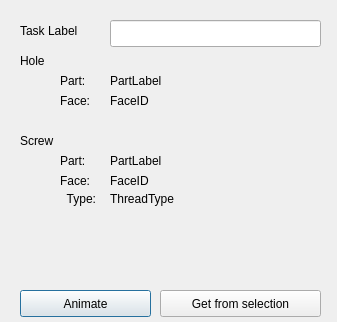
<?xml version="1.0" encoding="UTF-8"?>
<ui version="4.0">
 <class>Dialog</class>
 <widget class="QDialog" name="Dialog">
  <property name="geometry">
   <rect>
    <x>0</x>
    <y>0</y>
    <width>337</width>
    <height>322</height>
   </rect>
  </property>
  <property name="minimumSize">
   <size>
    <width>337</width>
    <height>322</height>
   </size>
  </property>
  <property name="windowTitle">
   <string>Dialog</string>
  </property>
  <widget class="QLabel" name="HoleLabel">
   <property name="geometry">
    <rect>
     <x>20</x>
     <y>50</y>
     <width>31</width>
     <height>21</height>
    </rect>
   </property>
   <property name="text">
    <string>Hole</string>
   </property>
  </widget>
  <widget class="QLabel" name="PegPartLabel">
   <property name="geometry">
    <rect>
     <x>60</x>
     <y>150</y>
     <width>41</width>
     <height>21</height>
    </rect>
   </property>
   <property name="text">
    <string>Part:</string>
   </property>
  </widget>
  <widget class="QLabel" name="PegFaceLabel">
   <property name="geometry">
    <rect>
     <x>60</x>
     <y>170</y>
     <width>41</width>
     <height>21</height>
    </rect>
   </property>
   <property name="text">
    <string>Face:</string>
   </property>
  </widget>
  <widget class="QLabel" name="PegFaceIDField">
   <property name="geometry">
    <rect>
     <x>110</x>
     <y>170</y>
     <width>231</width>
     <height>21</height>
    </rect>
   </property>
   <property name="text">
    <string>FaceID</string>
   </property>
  </widget>
  <widget class="QLabel" name="TaskLabel">
   <property name="geometry">
    <rect>
     <x>20</x>
     <y>20</y>
     <width>71</width>
     <height>21</height>
    </rect>
   </property>
   <property name="text">
    <string>Task Label</string>
   </property>
  </widget>
  <widget class="QLineEdit" name="TaskLabelField">
   <property name="geometry">
    <rect>
     <x>110</x>
     <y>20</y>
     <width>211</width>
     <height>27</height>
    </rect>
   </property>
   <property name="minimumSize">
    <size>
     <width>0</width>
     <height>0</height>
    </size>
   </property>
  </widget>
  <widget class="QPushButton" name="AnimateButton">
   <property name="geometry">
    <rect>
     <x>20</x>
     <y>290</y>
     <width>131</width>
     <height>27</height>
    </rect>
   </property>
   <property name="text">
    <string>Animate</string>
   </property>
  </widget>
  <widget class="QPushButton" name="SelectButton">
   <property name="geometry">
    <rect>
     <x>160</x>
     <y>290</y>
     <width>161</width>
     <height>27</height>
    </rect>
   </property>
   <property name="text">
    <string>Get from selection</string>
   </property>
  </widget>
  <widget class="QLabel" name="HoleFaceIDField">
   <property name="geometry">
    <rect>
     <x>110</x>
     <y>90</y>
     <width>231</width>
     <height>21</height>
    </rect>
   </property>
   <property name="text">
    <string>FaceID</string>
   </property>
  </widget>
  <widget class="QLabel" name="HolePartLabel">
   <property name="geometry">
    <rect>
     <x>60</x>
     <y>70</y>
     <width>41</width>
     <height>21</height>
    </rect>
   </property>
   <property name="text">
    <string>Part:</string>
   </property>
  </widget>
  <widget class="QLabel" name="HoleFaceLabel">
   <property name="geometry">
    <rect>
     <x>60</x>
     <y>90</y>
     <width>41</width>
     <height>21</height>
    </rect>
   </property>
   <property name="text">
    <string>Face:</string>
   </property>
  </widget>
  <widget class="QLabel" name="PegLabel">
   <property name="geometry">
    <rect>
     <x>20</x>
     <y>130</y>
     <width>41</width>
     <height>21</height>
    </rect>
   </property>
   <property name="text">
    <string>Screw</string>
   </property>
  </widget>
  <widget class="QLabel" name="HolePartField">
   <property name="geometry">
    <rect>
     <x>110</x>
     <y>70</y>
     <width>231</width>
     <height>21</height>
    </rect>
   </property>
   <property name="text">
    <string>PartLabel</string>
   </property>
  </widget>
  <widget class="QLabel" name="PegPartField">
   <property name="geometry">
    <rect>
     <x>110</x>
     <y>150</y>
     <width>231</width>
     <height>21</height>
    </rect>
   </property>
   <property name="text">
    <string>PartLabel</string>
   </property>
  </widget>
  <widget class="QLabel" name="ScrewTypeLabel">
   <property name="geometry">
    <rect>
     <x>30</x>
     <y>190</y>
     <width>66</width>
     <height>17</height>
    </rect>
   </property>
   <property name="text">
    <string>Type:</string>
   </property>
   <property name="alignment">
    <set>Qt::AlignRight|Qt::AlignTrailing|Qt::AlignVCenter</set>
   </property>
  </widget>
  <widget class="QLabel" name="ScrewTypeField">
   <property name="geometry">
    <rect>
     <x>110</x>
     <y>190</y>
     <width>161</width>
     <height>17</height>
    </rect>
   </property>
   <property name="text">
    <string>ThreadType</string>
   </property>
  </widget>
 </widget>
 <resources/>
 <connections/>
</ui>
